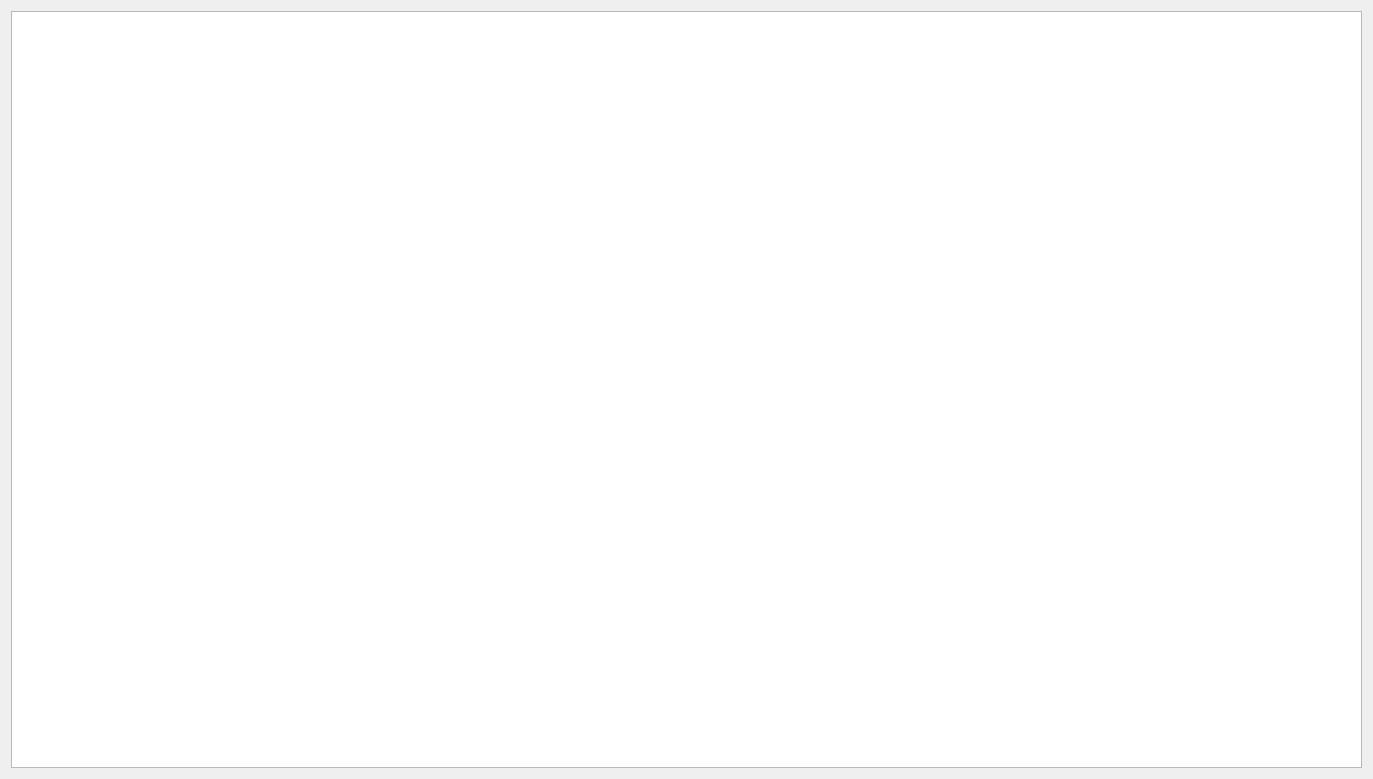
<?xml version="1.0" encoding="UTF-8"?>
<ui version="4.0">
 <class>MainFrm</class>
 <widget class="QWidget" name="MainFrm">
  <property name="geometry">
   <rect>
    <x>0</x>
    <y>0</y>
    <width>1373</width>
    <height>779</height>
   </rect>
  </property>
  <property name="windowTitle">
   <string>Casse Brique</string>
  </property>
  <property name="windowIcon">
   <iconset>
    <normaloff>../res/images/Logo_CasseBrique.ico</normaloff>../res/images/Logo_CasseBrique.ico</iconset>
  </property>
  <layout class="QVBoxLayout" name="verticalLayout">
   <item>
    <widget class="GameView" name="grvGame"/>
   </item>
  </layout>
 </widget>
 <layoutdefault spacing="6" margin="11"/>
 <customwidgets>
  <customwidget>
   <class>GameView</class>
   <extends>QGraphicsView</extends>
   <header>gameview.h</header>
  </customwidget>
 </customwidgets>
 <resources/>
 <connections/>
</ui>
